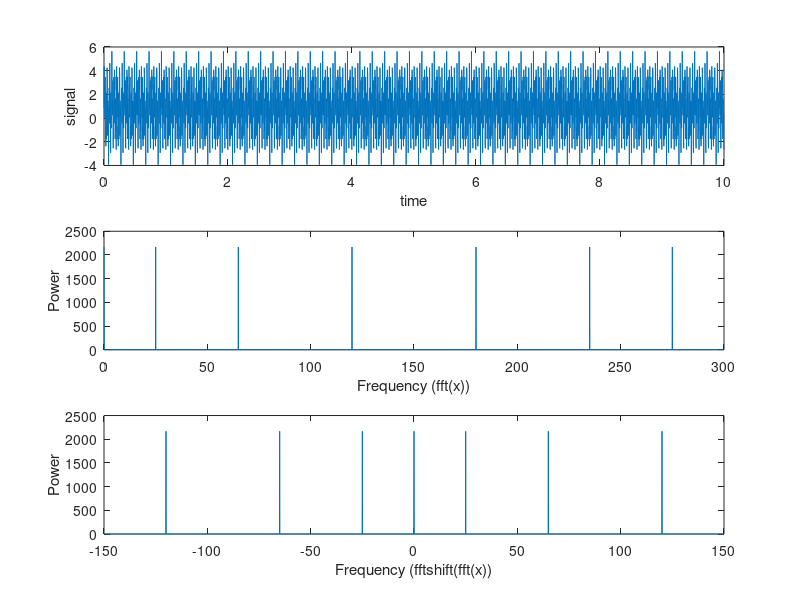

Write the MATLAB code that produced this figure.
% I took the scripts shown in ps as reference in this question

figure;
load("mysignal.mat");

subplot(3,1,1);
plot(t,x);
xlabel('time');
ylabel('signal');

y = fft(x);             %discrete fourier transform

n = length(x);          % number of samples
f = (0:n-1)*(fs/n);     % frequency range
power = abs(y).^2/n;    % power of the DFT
subplot(3,1,2);
plot(f,power);
xlabel('Frequency (fft(x))');
ylabel('Power');

y0 = fftshift(y);         % shift y values
f0 = (-n/2:n/2-1)*(fs/n); % 0-centered frequency range
power0 = abs(y0).^2/n;    % 0-centered power

subplot(3,1,3);

plot(f0,power0);
xlabel('Frequency (fftshift(fft(x))');
ylabel('Power');

